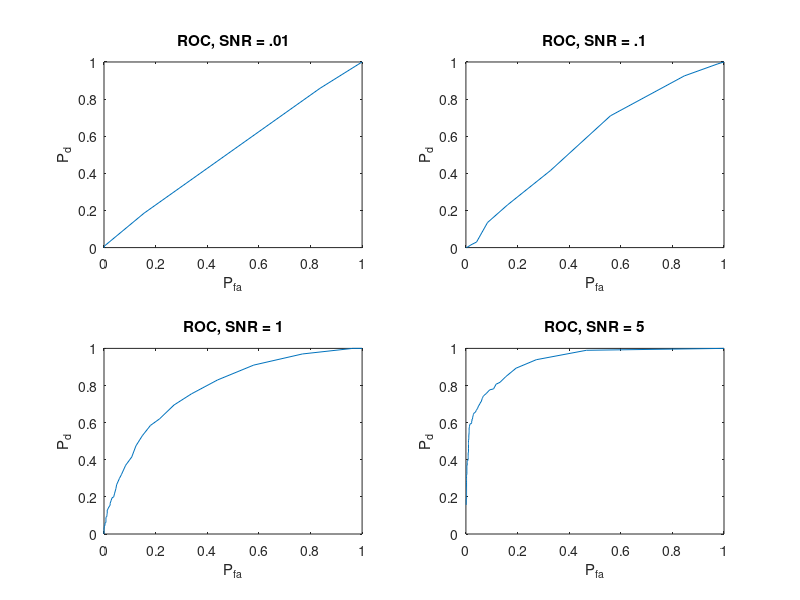
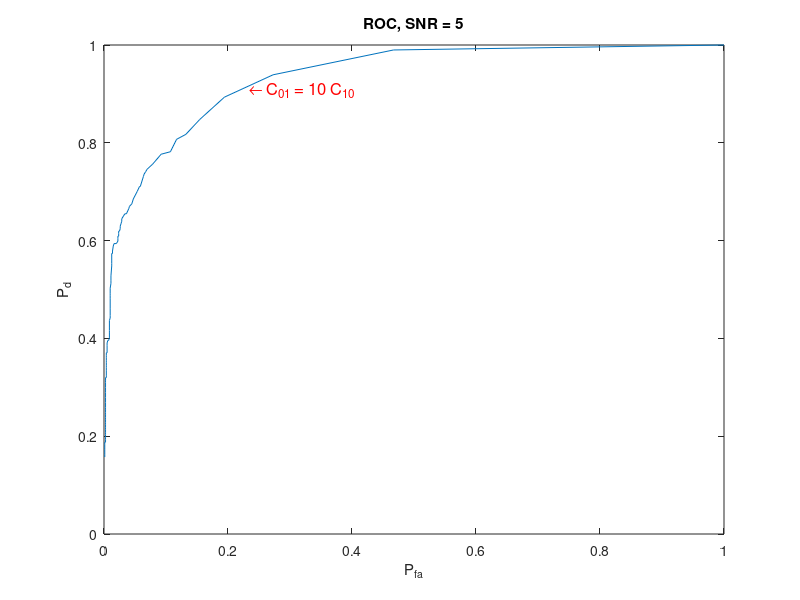

These charts were generated, in order, by the following MATLAB code: (Note: this script raises an error after producing the figures.)
clear all; close all; clc;
% Koch Gaitan Nemati HW2 Stoch
%% Part 1 radar Detection

snr = 10; 
not_present_prob = .8;
num_sims = 1e3;
A = 1;
var = A/snr;
format longG;

x = zeros(2,num_sims);
for i = 1:num_sims
    if rand > not_present_prob %is present
        x(1,i) = sqrt(var) * randn(1) + A;
        x(2,i) = 1;
    else %isnt present
        x(1,i) = sqrt(var) * randn(1);
        x(2,i) = 0;
    end
end

pdf_there = 1/(sqrt(2 * pi * var)) * exp(-(x(1,:) - A) .^ 2 / (2 * var));
pdf_not_there = 1/(sqrt(2 * pi * var)) * exp(-x(1,:) .^2 / (2 * var));
predictions = (pdf_there * (1 - not_present_prob) > pdf_not_there * not_present_prob);
accuracy = sum(predictions == x(2,:)) / num_sims; %error rate is 1 - accuracy

%ROC Calculations
snrs = [.01 .1 1 5]; 
etas = linspace(-100,100,num_sims);
pds = zeros(length(snrs),length(etas)); %storage for P_d's 
pfas = zeros(length(snrs),length(etas)); %storage for P_fa's
for i = 1:length(snrs)
    snr = snrs(i);
    var = A / snr;
    x = zeros(2,num_sims);
    for j = 1:num_sims %generate the data at this snr
        if rand > not_present_prob %is present
            x(1,j) = sqrt(var) * randn(1) + A;
            x(2,j) = 1;
        else %isnt present
            x(1,j) = sqrt(var) * randn(1);
            x(2,j) = 0;
        end
    end
    pdf_there = 1/(sqrt(2 * pi * var)) * exp(-(x(1,:) - A) .^ 2 / (2 * var));
    pdf_not_there = 1/(sqrt(2 * pi * var)) * exp(-x(1,:) .^2 / (2 * var));
    for j = 1:length(etas) %neyman pearson test
        eta = etas(j);    
        predictions = (pdf_there ./ pdf_not_there > eta);
        pds(i,j) = sum((predictions + x(2,:)) == 2) / sum(x(2,:) == 1);
        pfas(i,j) = sum((predictions - x(2,:)) == 1) / sum(x(2,:) == 0);
    end
end

figure(); 
subplot(2,2,1); plot(pfas(1,:),pds(1,:)); xlabel('P_f_a'); ylabel('P_d'); title('ROC, SNR = .01');
subplot(2,2,2);plot(pfas(2,:),pds(2,:)); xlabel('P_f_a'); ylabel('P_d'); title('ROC, SNR = .1');
subplot(2,2,3); plot(pfas(3,:),pds(3,:)); xlabel('P_f_a'); ylabel('P_d'); title('ROC, SNR = 1');
subplot(2,2,4); plot(pfas(4,:),pds(4,:)); xlabel('P_f_a'); ylabel('P_d'); title('ROC, SNR = 5');

%assume eta = (.8 * 1) / (.2 * 10)
factor = 10;
eta = not_present_prob / ((1 - not_present_prob) * factor);
predictions = (pdf_there ./ pdf_not_there > eta);
pd = sum((predictions + x(2,:)) == 2) / sum(x(2,:) == 1);
pfa = sum((predictions - x(2,:)) == 1) / sum(x(2,:) == 0);
figure();
plot(pfas(4,:),pds(4,:)); xlabel('P_f_a'); ylabel('P_d'); title('ROC, SNR = 5');
text(pfa,pd,'\leftarrow C_0_1 = 10 C_1_0','Color','red','FontSize',12);

%minimax decision is pd = 1 - pfa/10
pfas_mm = linspace(0,1,num_sims);
pds_mm = 1 - pfas_mm/10; 
[x,y] = intersections(pfas(4,:),pds(4,:),pfas_mm,pds_mm,1); %external function
text(x,y,'\leftarrow Mini-Max decision rule','Color','red','Fontsize',12);


%plot risk as a-prioris are varied at SNR = 5
P_0s = linspace(0,1,num_sims);
P_1s = ones(1,num_sims) - P_0s;
pfas = zeros(1,num_sims);
risks = zeros(1,num_sims);
snr = 10;
var = A / snr;
for i = 1:num_sims
     x = zeros(2,num_sims);
    for j = 1:num_sims %generate the data according to these priors
        if rand > P_0s(i) %is present
            x(1,j) = sqrt(var) * randn(1) + A;
            x(2,j) = 1;
        else %isnt present
            x(1,j) = sqrt(var) * randn(1);
            x(2,j) = 0;
        end
    end
    pdf_there = 1/(sqrt(2 * pi * var)) * exp(-(x(1,:) - A) .^ 2 / (2 * var));
    pdf_not_there = 1/(sqrt(2 * pi * var)) * exp(-x(1,:) .^2 / (2 * var));
    eta = P_0s(i) / (factor * P_1s(i));
    predictions = (pdf_there ./ pdf_not_there > eta);
    pd = sum((predictions + x(2,:)) == 2) / sum(x(2,:) == 1);
    pfa = sum((predictions - x(2,:)) == 1) / sum(x(2,:) == 0);
    pfas(i) = pfa;
    risks(i) = P_0s(i) * pfa + factor * P_1s(i) * pd;
end
figure();
plot(P_0s,risks); xlabel('P_0'); ylabel('Risk'); title('Risk as a Function of A-Prioris, SNR = 10');


% assume aprioris not known
% 'decision rule' : p_d = 1 - (p_f_a / 10) (figure 2 shows decision rule)
% risk = p_f_a
hold on; plot(P_0s,pfas); 
legend('Neyman Pearson','MiniMax');


% assume not there -> Y = A + Z, Z is N(O,var_z)
% there -> Y = A + X, X is N(0,var_x), var_x < var_z

ratio_z_xs = [2 16 64 256];
x = zeros(2,num_sims);
A = 100;
var_x = 1;
var_z = 100 * var_x;
for i = 1:num_sims
    if rand > not_present_prob %is present
        x(1,i) = sqrt(var_x) * randn(1) + A;
        x(2,i) = 1;
    else %isnt present
        x(1,i) = sqrt(var_z) * randn(1) + A;
        x(2,i) = 0;
    end
end

pdf_there = 1/(sqrt(2 * pi * var_x)) * exp(-(x(1,:) - A) .^ 2 / (2 * var_x));
pdf_not_there = 1/(sqrt(2 * pi * var_z)) * exp(-(x(1,:) - A) .^2 / (2 * var_z));
predictions = (pdf_there * (1 - not_present_prob) > pdf_not_there * not_present_prob);
accuracy = sum(predictions == x(2,:)) / num_sims; %error rate is 1 - accuracy

%ROC Calculations
etas = linspace(-100,100,num_sims);
pds = zeros(length(snrs),length(etas)); %storage for P_d's 
pfas = zeros(length(snrs),length(etas)); %storage for P_fa's
for i = 1:length(snrs)
    snr = snrs(i);
    var = A / snr;
    x = zeros(2,num_sims);
    for j = 1:num_sims %generate the data at this snr
        if rand > not_present_prob %is present
            x(1,j) = sqrt(var_x) * randn(1) + A;
            x(2,j) = 1;
        else %isnt present
            x(1,j) = sqrt(var_z) * randn(1) + A;
            x(2,j) = 0;
        end
    end
    pdf_there = 1/(sqrt(2 * pi * var_x)) * exp(-(x(1,:) - A) .^ 2 / (2 * var_x));
    pdf_not_there = 1/(sqrt(2 * pi * var_z)) * exp(-(x(1,:) - A) .^2 / (2 * var_z));
    for j = 1:length(etas) %neyman pearson test
        eta = etas(j);    
        predictions = (pdf_there ./ pdf_not_there > eta);
        pds(i,j) = sum((predictions + x(2,:)) == 2) / sum(x(2,:) == 1);
        pfas(i,j) = sum((predictions - x(2,:)) == 1) / sum(x(2,:) == 0);
    end
end

figure(); 
subplot(2,2,1); plot(pfas(1,:),pds(1,:)); xlabel('P_f_a'); ylabel('P_d'); title('ROC, Ratio = 2');
subplot(2,2,2);plot(pfas(2,:),pds(2,:)); xlabel('P_f_a'); ylabel('P_d'); title('ROC, Ratio = 16');
subplot(2,2,3); plot(pfas(3,:),pds(3,:)); xlabel('P_f_a'); ylabel('P_d'); title('ROC, Ratio =  64');
subplot(2,2,4); plot(pfas(4,:),pds(4,:)); xlabel('P_f_a'); ylabel('P_d'); title('ROC, Ratio = 256');



%% Part 2 Photon Detection

rate_0 = 5;

%ROC Calculations
rate_1s = [6 10 15 50]; 
etas = linspace(-100,100,num_sims);
pds = zeros(length(snrs),length(etas)); %storage for P_d's 
pfas = zeros(length(snrs),length(etas)); %storage for P_fa's
for i = 1:length(rate_1s)
    rate_1 = rate_1s(i);
    x = zeros(2,num_sims);
    for j = 1:num_sims %generate the data at these rates
        if rand > .5 %rate 1
            x(1,j) = exprnd(1/rate_1);
            x(2,j) = 1;
        else %rate 0
            x(1,j) = exprnd(1/rate_0);
            x(2,j) = 0;
        end
    end
    pdf_there = exppdf(x(1,:),1/rate_1);
    pdf_not_there = exppdf(x(1,:),1/rate_0);
    for j = 1:length(etas) %neyman pearson test
        eta = etas(j);    
        predictions = (pdf_there ./ pdf_not_there > eta);
        pds(i,j) = sum((predictions + x(2,:)) == 2) / sum(x(2,:) == 1);
        pfas(i,j) = sum((predictions - x(2,:)) == 1) / sum(x(2,:) == 0);
    end
end

figure(); 
subplot(2,2,1); plot(pfas(1,:),pds(1,:)); xlabel('P_f_a'); ylabel('P_d'); title('ROC, \lambda_1 = 6, \lambda_0 = 5');
subplot(2,2,2);plot(pfas(2,:),pds(2,:)); xlabel('P_f_a'); ylabel('P_d'); title('ROC, \lambda_1 = 10, \lambda_0 = 5');
subplot(2,2,3); plot(pfas(3,:),pds(3,:)); xlabel('P_f_a'); ylabel('P_d'); title('ROC, \lambda_1 = 15, \lambda_0 = 5');
subplot(2,2,4); plot(pfas(4,:),pds(4,:)); xlabel('P_f_a'); ylabel('P_d'); title('ROC, \lambda_1 = 20, \lambda_0 = 5');


%% Intro to Pattern Classification and ML

data = csvread('iris.csv');
%grab half of each class for train and test
train_ex = [data(1:24,1:4); data(51:75,1:4); data(101:125,1:4)];
train_lab = [data(1:24,5); data(51:75,5); data(101:125,5)];
test_ex = [data(25:50,1:4); data(76:100,1:4); data(126:150,1:4)];
test_lab = [data(25:50,5); data(76:100,5); data(126:150,5)];

% estimate parameters associated with each class assuming each class
% follows a gaussian distribution
mu_hat_1 = mean(train_ex(1:24,:));
cov_hat_1 = cov(train_ex(1:24,:));
mu_hat_2 = mean(train_ex(25:49,:));
cov_hat_2 = cov(train_ex(25:49,:));
mu_hat_3 = mean(train_ex(50:74,:));
cov_hat_3 = mean(train_ex(50:74,:));

predictions = zeros(length(test_ex),1);
%calculate the class according to the likelihood test with eta = 1
for i = 1:length(test_ex) 
    pred = 1;
    tmp = test_ex(i,:);
    if mvnpdf(tmp,mu_hat_2,cov_hat_2) > mvnpdf(tmp,mu_hat_1,cov_hat_1)
        pred = 2;
    
        if mvnpdf(tmp,mu_hat_3,cov_hat_3) > mvnpdf(tmp,mu_hat_2,cov_hat_2)
            pred = 3;
        end
    elseif mvnpdf(tmp,mu_hat_3,cov_hat_3) > mvnpdf(tmp,mu_hat_1,cov_hat_1)
        pred = 3;
    end
        
    predictions(i) = pred;
end

%results
acc = sum(predictions == test_lab) / length(predictions)
c_mat = confusionmat(test_lab,predictions)